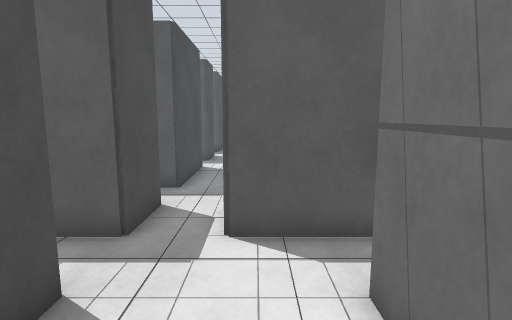
View 1 (above)

24 first-person views from a walk through a Gazebo world. The camera is 1.1 m above the floor, tilts 8° down and sees 80° across. The floor is counted in squares, 0.5 m on a side. Each view is taken from the middle of a square. On the plan, view 1 faces up. The plan holds only what a view shows up to about 18 squares ahead; the rest is blank.

View 2
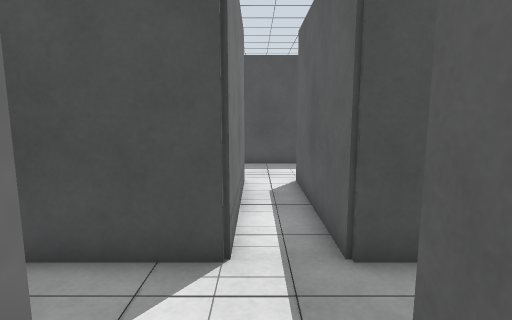

View 3
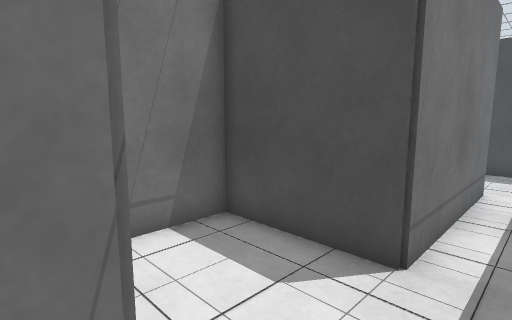

View 4
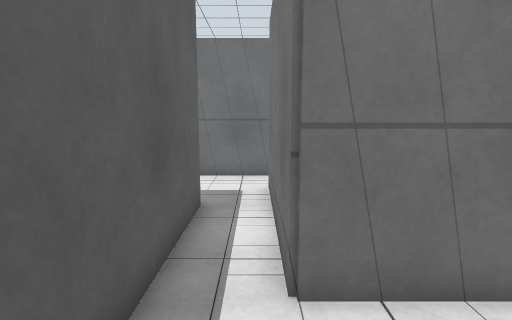

View 5
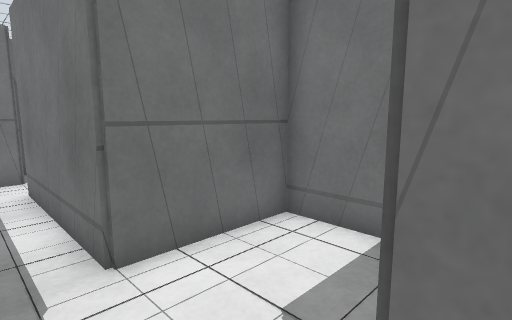

View 6
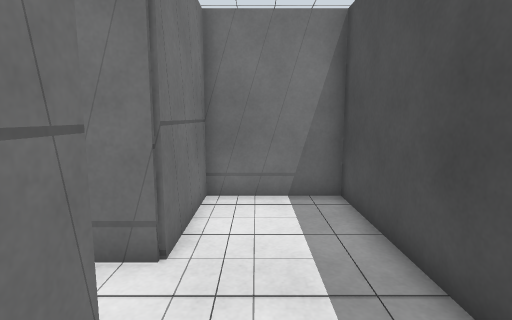

View 7
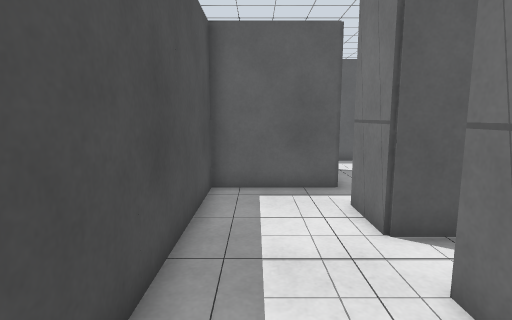

View 8
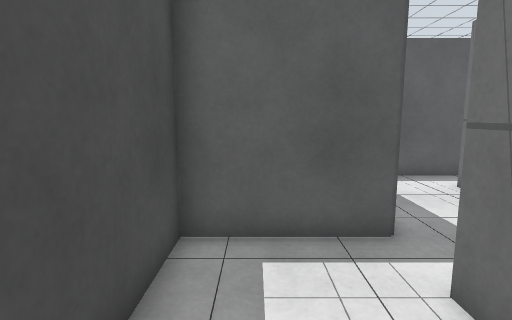

View 9
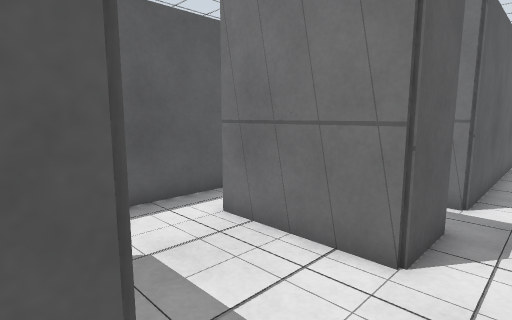

View 10
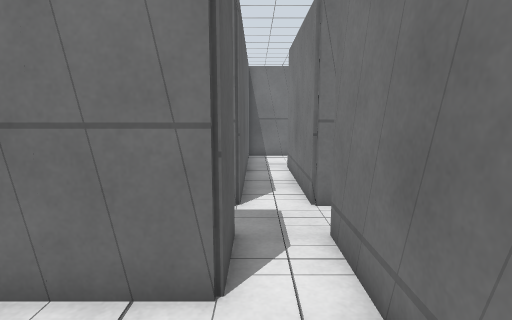

View 11
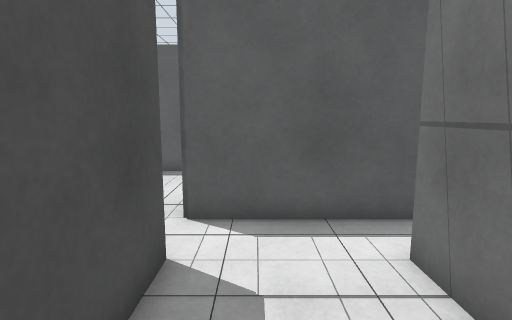

View 12
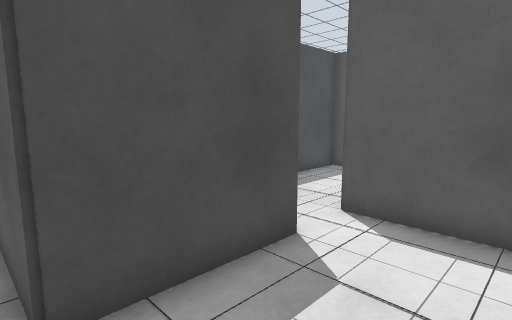

View 13
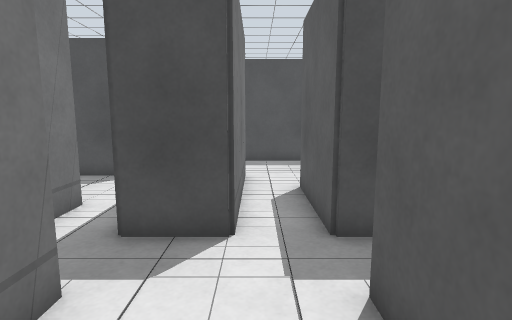

View 14
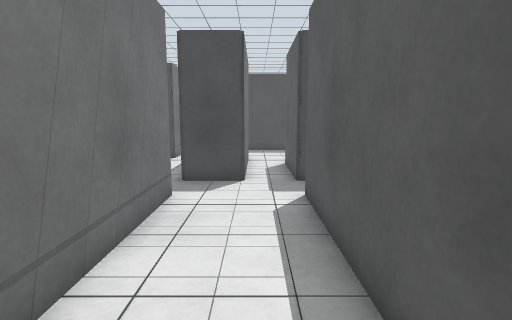

View 15
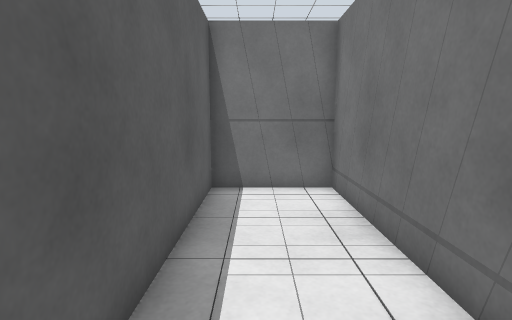

View 16
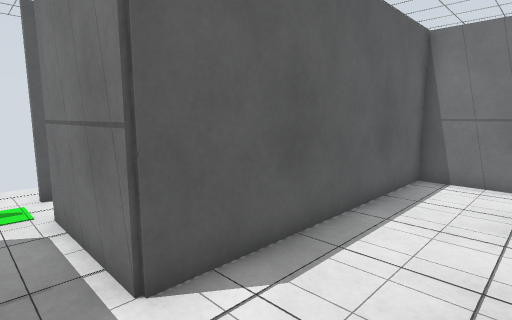

View 17
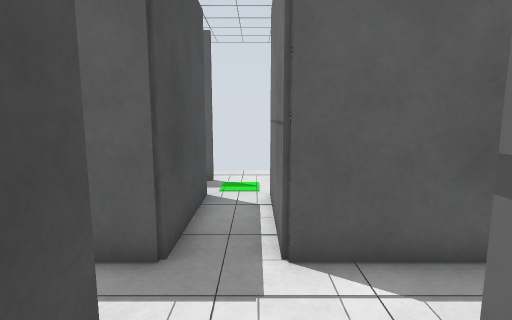

View 18
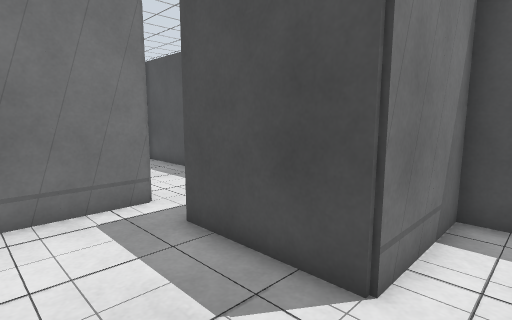

View 19
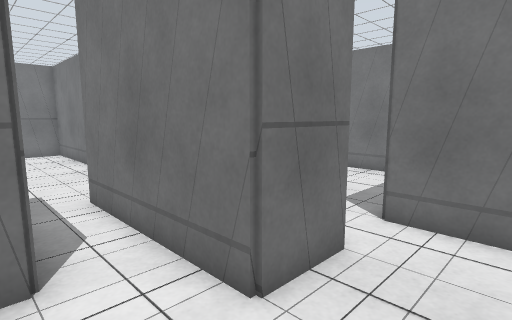

View 20
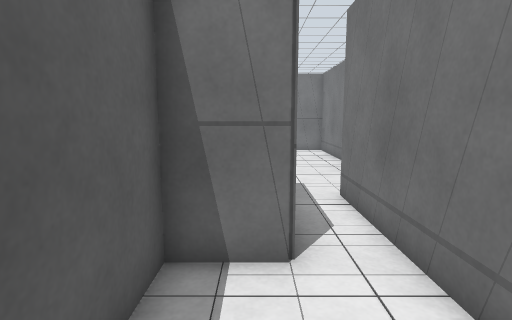

View 21
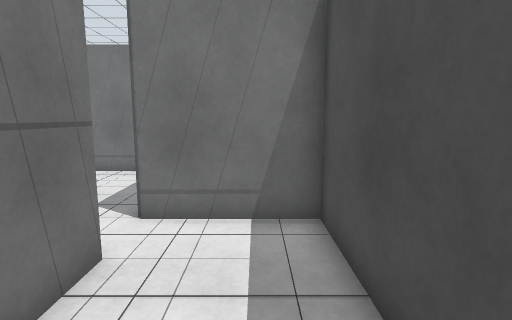

View 22
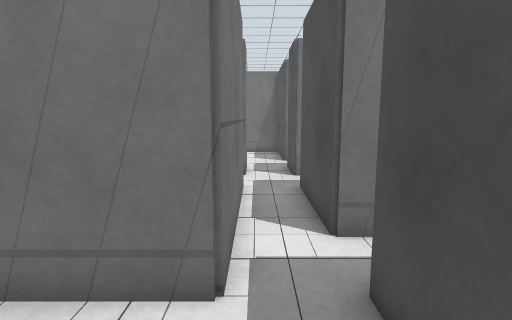

View 23
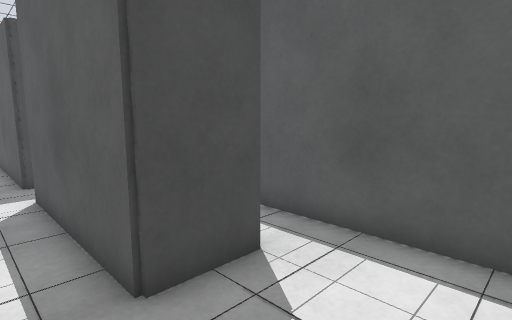

View 24
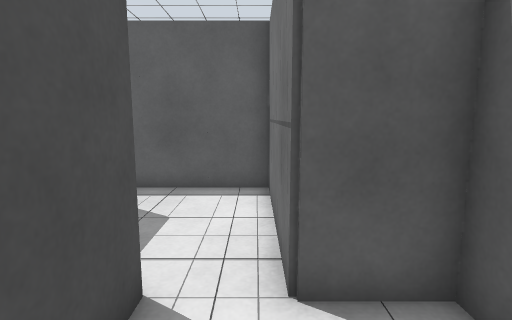

### Floor plan
Points are (right, up) in squares from view 1. A wall is a line through its corners. A room is listed if a view was taken in it or the views show most of it. See-through windows are left out.
Room 1 (views 1, 2, 3, 4, 5, 7, 8, 23)
walls: (-0.6, 6.2) (-0.6, 7.6); (-2.4, 7.6) (-2.4, 5.4) (-8.6, 5.4) (-8.6, 7.6); (5.6, 7.6) (5.6, 5.4) (-0.6, 5.4); (-12.4, 7.4) (-12.4, -0.4) (-8.6, -0.4) (-8.6, 3.6) (-2.4, 3.6) (-2.4, -0.4) (1.4, -0.4) (1.4, 3.6) (7.6, 3.6); (9.4, 3.4) (9.4, 7.4)
ways out: opening at (-10, 6.5) to room 2; opening at (-1.5, 6.5) to room 4; opening at (7.5, 6.5) to room 4; opening at (9, 3) to room 6
Room 2 (views 6, 9)
walls: (-8.6, 7.6) (-7.6, 7.6); (-8.4, 9.4) (-12.4, 9.4) (-12.4, 7.4)
ways out: opening at (-10, 6.5) to room 1; opening at (-8, 8) to room 3
Room 3 (views 10, 11, 12, 18)
walls: (-8.4, 13.6) (-8.4, 9.4); (-2.4, 9.4) (-4.6, 9.4) (-4.6, 13.6) (-2.4, 13.6); (-7.6, 7.6) (-2.4, 7.6); (-2.4, 15.4) (-8.6, 15.4)
ways out: opening at (-8, 8) to room 2; opening at (-3.5, 8.5) to room 4; opening at (-3.5, 14.5) to room 4; opening at (-8, 14.5) to room 7
Room 4 (views 13, 14, 15, 16, 17, 22)
walls: (-2.4, 13.6) (-2.4, 9.4); (-2.4, 23.5) (-2.4, 19.4) (-6.6, 19.4); (-6.6, 17.6) (-2.4, 17.6) (-2.4, 15.4); (-0.6, 7.6) (5.6, 7.6); (9.4, 7.4) (9.4, 9.4) (-0.6, 9.4) (-0.6, 15.6) (9.4, 15.6) (9.4, 19.4) (-0.6, 19.4) (-0.6, 23.5)
ways out: opening at (-1.5, 6.5) to room 1; opening at (7.5, 6.5) to room 1; opening at (-3.5, 8.5) to room 3; opening at (-3.5, 14.5) to room 3; opening at (-6, 18) to room 5; opening at (-1, 23)
Room 5 (views 19, 20, 21)
walls: (-8.6, 17.6) (-6.6, 17.6); (-6.6, 19.4) (-6.6, 21.4) (-12.4, 21.4) (-12.4, 17.5)
ways out: opening at (-6, 18) to room 4; opening at (-10, 16.5) to room 7
Room 6 (view 24)
walls: (11.4, 3.4) (9.4, 3.4); (7.6, 3.6) (7.6, 1.5)
ways out: opening at (9, 3) to room 1
Room 7 (no view inside)
walls: (-8.6, 15.4) (-8.6, 17.6); (-12.4, 17.5) (-12.4, 13.6) (-8.4, 13.6)
ways out: opening at (-8, 14.5) to room 3; opening at (-10, 16.5) to room 5

Positions as (right, up) in squares from view 1, and headings:
1: (0, 0), facing up
2: (2, 4), facing left
3: (2, 5), facing down-left
4: (-2, 4), facing right
5: (-3, 5), facing down-right
6: (-10, 8), facing down
7: (-11, 0), facing up
8: (-11, 4), facing up
9: (-9, 8), facing up-right
10: (-8, 9), facing right
11: (-7, 9), facing up
12: (-5, 9), facing up-left
13: (3, 18), facing left
14: (8, 18), facing left
15: (0, 18), facing right
16: (-2, 16), facing up-right
17: (-1, 15), facing up
18: (-5, 15), facing down-left
19: (-11, 20), facing down-right
20: (-11, 20), facing right
21: (-11, 20), facing down
22: (-1, 19), facing down
23: (9, 4), facing up-left
24: (9, 0), facing up
